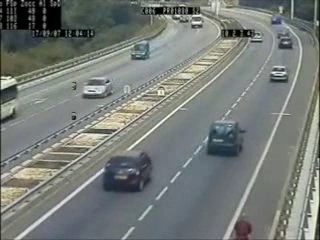
#> input picture frame 75 of vehicle_detection_haarcascades-master/dataset/video2.avi, 320 x 240 px
$ python vehicle_detection2.py
#> lines starting #> are read from the running program, lines starting #| are printed output that depends on the picture; after the words box and inside, x2 and y2 are one past the last pixel; in counts of white or black regions, pixels touching at a corner belong together
# -*- coding: utf-8 -*-

import cv2
print(cv2.__version__)


cascade_src = 'cars.xml'
#video_src = 'dataset/video1.avi'
video_src = 'dataset/video2.avi'

cap = cv2.VideoCapture(video_src)
car_cascade = cv2.CascadeClassifier(cascade_src)


while True:
    ret, img = cap.read()
#> img is the input picture: shape (240, 320, 3); mean B, G, R 120, 123.9, 118.8
    if type(img) == type(None):
        break

    gray = cv2.cvtColor(img, cv2.COLOR_BGR2GRAY)

    cars = car_cascade.detectMultiScale(gray, 1.09, 1)
#> cars = [[122, 40, 29, 29], [255, 55, 42, 42], [112, 29, 45, 45], [91, 148, 63, 63], [189, 106, 70, 70], [72, 112, 108, 108]]
    #cars = car_cascade.detectMultiScale(gray, 1.09, 1, minSize=(30, 30))

    for (x, y, w, h) in cars:
        cv2.rectangle(img, (x, y), (x + w, y + h ), (51, 255, 51), 2)
#> this loop made 6 passes
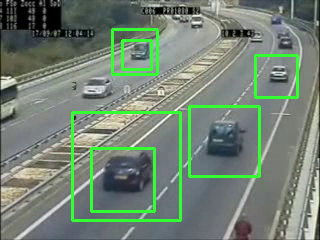
#> img: shape (240, 320, 3); 5.55% of pixels changed, all inside (x1, y1, x2, y2) = (71, 28, 299, 222)
        #cv2.rectangle(img, (x, y), (x+w, y+h), (0, 0, 255), 1)
        #print(cv2.rectangle(img, (x, y), (x + w, y + h), (0, 0, 255), 2))
        #print(len(cv2.rectangle(img, (x, y), (x+w, y+h), (0, 0, 255), 2)))


    cv2.imshow('Transito', img)

    if cv2.waitKey(33) == 27:
#> (key Esc is pressed here)
        break

cap.release()
cv2.destroyAllWindows()

$ run again, starting later in the video
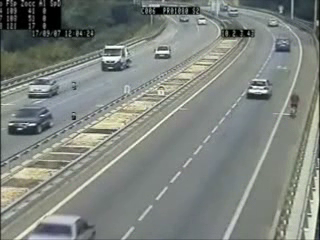
#> input picture frame 337 of vehicle_detection_haarcascades-master/dataset/video2.avi, 320 x 240 px
#> img is the input picture: shape (240, 320, 3); mean B, G, R 126.3, 131.7, 126
#> `gray = cv2.cvtColor(img, cv2.COLOR_BGR2GRAY)`:
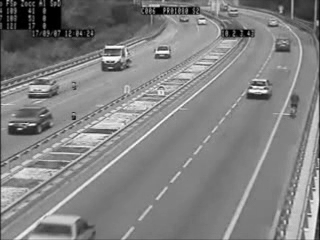
#> gray: shape (240, 320); min 0, max 254, mean 129.4
#> cars = [[269, 35, 25, 25], [74, 21, 25, 25], [149, 41, 27, 27], [86, 35, 52, 52], [235, 68, 46, 46], [3, 105, 43, 43], [210, 5, 47, 47]]
#> the loop `for (x, y, w, h) in cars:` made 7 passes
#> after the loop `for (x, y, w, h) in cars:`:
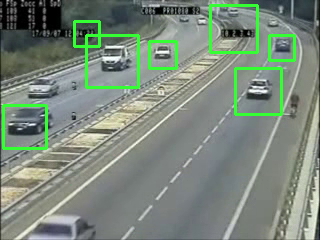
#> img: shape (240, 320, 3); 4.08% of pixels changed, all inside (x1, y1, x2, y2) = (2, 4, 296, 150)

$ run again, starting later in the video
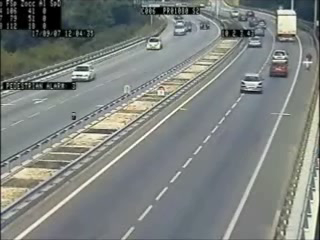
#> input picture frame 600 of vehicle_detection_haarcascades-master/dataset/video2.avi, 320 x 240 px
#> img is the input picture: shape (240, 320, 3); mean B, G, R 126.6, 129.8, 124.9
#> `gray = cv2.cvtColor(img, cv2.COLOR_BGR2GRAY)`:
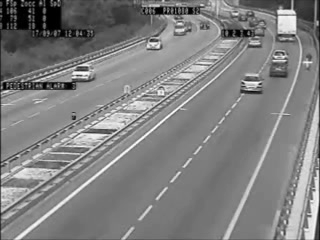
#> gray: shape (240, 320); min 0, max 254, mean 127.9
#> cars = [[243, 31, 24, 24], [164, 18, 27, 27], [235, 71, 34, 34], [259, 51, 38, 38], [29, 50, 58, 58]]
#> the loop `for (x, y, w, h) in cars:` made 5 passes
#> after the loop `for (x, y, w, h) in cars:`:
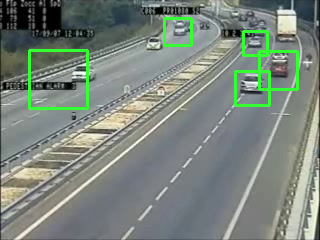
#> img: shape (240, 320, 3); 2.76% of pixels changed, all inside (x1, y1, x2, y2) = (28, 17, 299, 110)
